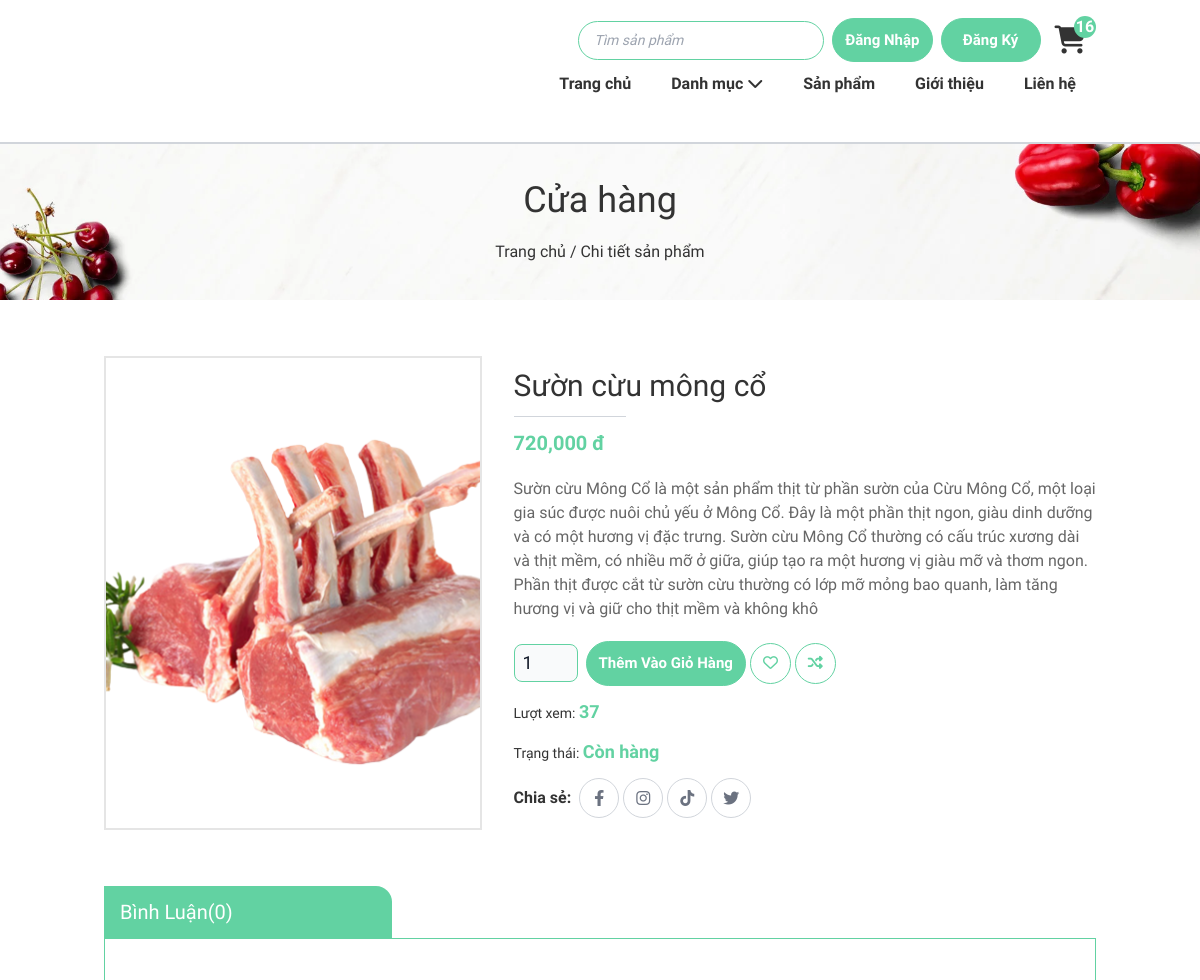
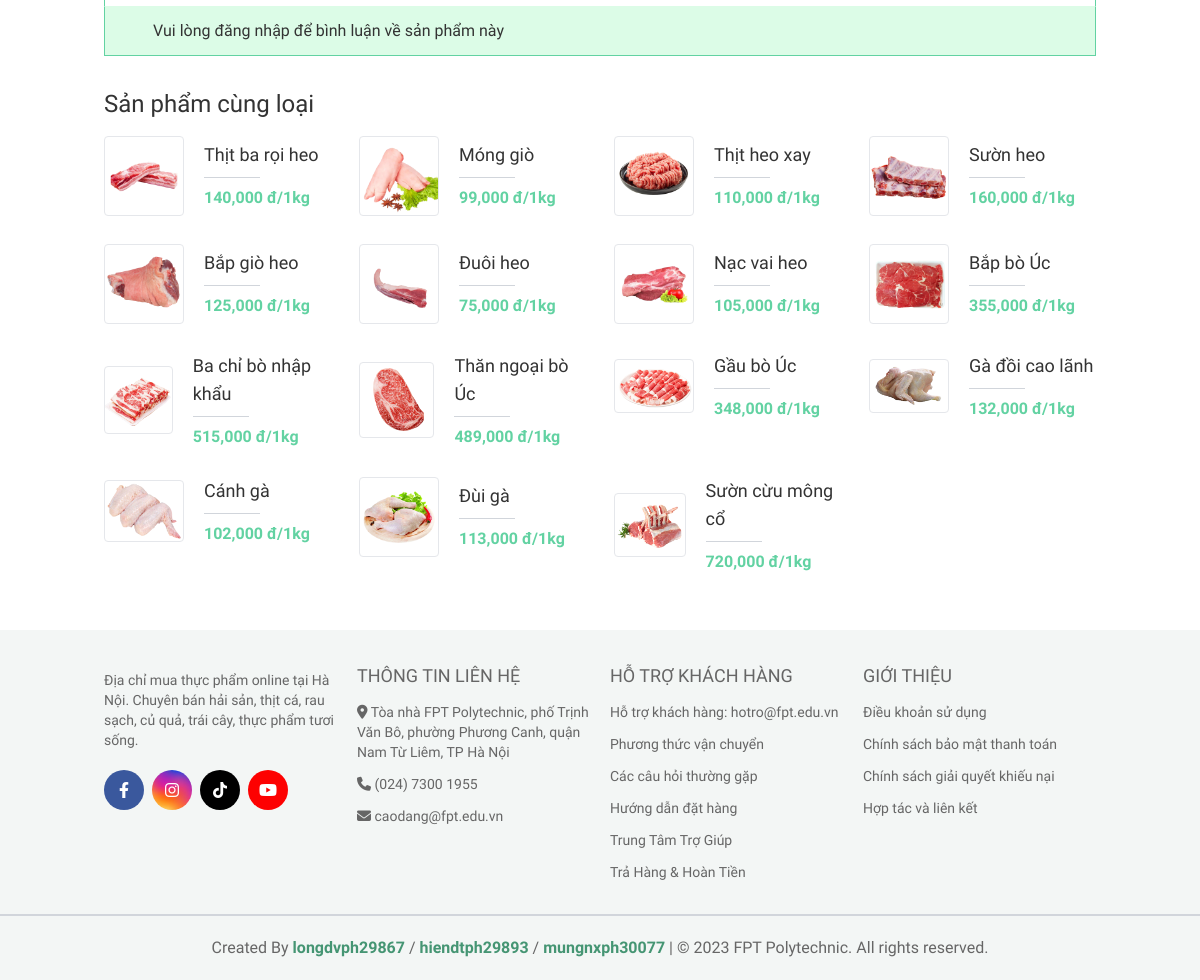
The app's page /site/hang-hoa/chi-tiet.php?ma_hh=15 with its own data (2 pictures, top to bottom).
### tables this page shows
CREATE TABLE `hang_hoa` (
  `ma_hh` int(11) NOT NULL COMMENT 'mã hàng hoá',
  `ten_hh` varchar(50) NOT NULL COMMENT 'tên hàng hoá',
  `don_gia` double(10,2) NOT NULL COMMENT 'đơn giá',
  `giam_gia` double(10,2) DEFAULT 0.00 COMMENT 'mức giảm giá',
  `hinh` varchar(50) NOT NULL COMMENT 'hình ảnh',
  `ngay_nhap` date DEFAULT NULL COMMENT 'ngày nhập hàng',
  `mo_ta` text NOT NULL COMMENT 'mô tả hàng hoá',
  `dac_biet` tinyint(1) NOT NULL COMMENT 'tràng thái đặc biệt',
  `so_luot_xem` int(11) NOT NULL DEFAULT 0 COMMENT 'số lượt xem',
  `ma_loai` int(10) NOT NULL COMMENT 'mã loại'
);

### site/hang-hoa/chi-tiet.php (called while the page is built, shortened)
<?php
    require '../../global.php';
    require '../../dao/pdo.php';
    require '../../dao/binhLuan.php';
    require '../../dao/hanghoa.php';
    extract($_REQUEST);
    $hang_hoa = hanghoa_select_by_id($ma_hh);
    $hh_cung_loai = hang_hoa_select_loai($hang_hoa["ma_loai"]);
    $binh_luan_list = binhLuan_select_by_hh_ngay_giam($ma_hh);
    require '../layout.php';
?>

### global.php (called while the page is built, shortened)
<?php
    $url="/food_market_10-diem";
    $url_content="$url/content";
    $url_site="$url/site";
?>

### dao/pdo.php (called while the page is built, shortened)
<?php
function pdo_get_connection(){
    $hostname='localhost';
    $dbname='xsshop';
    $username = 'root';
    $password = '';
    try{
        $connect = new PDO("mysql:host=$hostname;dbname=$dbname", $username, $password);
        $connect->setAttribute(PDO::ATTR_ERRMODE, PDO::ERRMODE_EXCEPTION);
        return $connect;
    }catch(PDOException $e){
        $e->getMessage();
    }
}
function pdo_query($sql){
    $sql_args = array_slice(func_get_args(), 1);
    try{
        $connect = pdo_get_connection();
        $stmt = $connect->prepare($sql);
        $stmt->execute($sql_args);
        $rows = $stmt->fetchAll();
        return $rows;
    }
    catch(PDOException $e){
        throw $e;
    }
    finally{
        unset($connect);
    }
}
function pdo_query_one($sql){
    $sql_args = array_slice(func_get_args(), 1);
    try{
        $connect = pdo_get_connection();
        $stmt = $connect->prepare($sql);
        $stmt->execute($sql_args);
        $row = $stmt->fetch(PDO::FETCH_ASSOC);
        return $row;
    }
    catch(PDOException $e){
        throw $e;
    }
    finally{
        unset($connect);
    }
}
?>

### dao/hanghoa.php (called while the page is built, shortened)
<?php
    function hanghoa_select_by_id($ma_hh){
        $sql = "SELECT * FROM hang_hoa WHERE ma_hh=?";
        return pdo_query_one($sql, $ma_hh);
    }
    function hang_hoa_select_loai($ma_loai){
        $sql="SELECT * FROM hang_hoa WHERE ma_loai = ?";
        return pdo_query($sql, $ma_loai);
    }
?>

### dao/binhLuan.php (called while the page is built, shortened)
<?php
function binhLuan_select_by_hh_ngay_giam($ma_hh){
    $sql="SELECT binh_luan.*, khach_hang.ho_ten, khach_hang.hinh FROM binh_luan JOIN khach_hang on khach_hang.ma_kh = binh_luan.ma_kh WHERE binh_luan.ma_hh = ? ORDER BY ngay_bl DESC";
    return pdo_query($sql,$ma_hh);
}
?>

### site/hang-hoa/chi-tiet-ui.php (the view, shortened to what this page needs)
<section class="mt-[178px] md:mt-[130px] lg:mt-[142px] flex items-center justify-center
    bg-[url('<?= $url_content ?>/image-layout/breadcrumb-banner.webp')]
    bg-cover
    border-t-2
    border-gray-300
    ">
    <div class="text-center py-9">
        <h2 class="pb-5 font-['Berkshire_Swash'] text-4xl">Cửa hàng</h2>
        <p>Trang chủ / Chi tiết sản phẩm</p>
    </div>
</section>
<section class="detail py-14">
    <div class="container mx-auto">
        <div class="grid grid-cols-1 gap-8 min-h-[400px] lg:grid-cols-5">
            <div class="col-span-1 lg:col-span-2 border-2 border-[#e5e5e5] max-w-[500px] w-full mx-auto bg-white">
                <img class="w-full h-full object-cover" src="<?php echo "$url_content/images/image_products/$hang_hoa[hinh]" ?>" alt="">
            </div>
            <div class="col-span-1 lg:col-span-3 py-3">
                <h3 class="text-3xl hover:text-[#62d2a2]">
                    <?= $hang_hoa['ten_hh'] ?>
                </h3>
                <div class="w-28 h-[1px] bg-gray-300 my-3 duration-300"></div>
                <p class="text-[#62d2a2] text-xl font-bold"><?php echo number_format($hang_hoa['don_gia']) ?> đ</p>
                <p class="py-5 text-[#666]">
                    <?= $hang_hoa['mo_ta'] ?>
                </p>
                <div class="flex items-center flex-col sm:flex-row">
                    <form class="flex items-center flex-col sm:flex-row sm:space-x-2 space-y-2 sm:space-y-0">
                        <input type="number" name="" id="" value="1" min="1" max="100" class="
                            bg-gray-50
                            border
                            border-[#62d2a2]
                            text-gray-900
                            text-lg
                            rounded-lg
                            outline-none
                            block
                            w-16
                            px-2
                            py-1
                            ">
                        <button class="btn1">Thêm vào giỏ hàng</button>
                    </form>
                    <div class="sm:ml-1 mt-2 sm:mt-0">
                        <button class="btn2" style="min-width: 0; padding: 8px 12px;">
                            <i class="fa-regular fa-heart"></i>
                        </button>
                        <button class="btn2" style="min-width: 0; padding: 8px 12px;">
                            <i class="fa-solid fa-shuffle"></i>
                        </button>
                    </div>
                </div>
                <h5 class="text-sm my-3">
                    Lượt xem: <span class="text-[#62d2a2] text-lg font-semibold"><?= $hang_hoa['so_luot_xem'] ?></span>
                </h5>
                <h5 class="text-sm my-3">
                    Trạng thái: <span class="text-[#62d2a2] text-lg font-semibold">Còn hàng</span>
                </h5>
                <div class="flex items-center space-x-2">
                    <h5 class="font-semibold"> Chia sẻ: </h5>
                    <div class="flex items-center space-x-1">
                        <a href="#" class="
                            flex w-10 h-10 items-center justify-center
                            border-gray-300 rounded-full text-gray-500
                            hover:bg-[#62d2a2] hover:text-white
                            hover:border-[#62d2a2]
                            duration-300
                            " style="border-width: 1px;">
                            <i class="fa-brands fa-facebook-f"></i>
                        </a>
                        <a href="#" class="
                            flex w-10 h-10 items-center justify-center
                            border-gray-300 rounded-full text-gray-500
                            hover:bg-[#62d2a2] hover:text-white
                            hover:border-[#62d2a2]
                            duration-300
                            " style="border-width: 1px;">
                            <i class="fa-brands fa-instagram"></i>
                        </a>
                        <a href="#" class="
                            flex w-10 h-10 items-center justify-center
                            border-gray-300 rounded-full text-gray-500
                            hover:bg-[#62d2a2] hover:text-white
                            hover:border-[#62d2a2]
                            duration-300
                            " style="border-width: 1px;">
                            <i class="fa-brands fa-tiktok"></i>
                        </a>
                        <a href="#" class="
                            flex w-10 h-10 items-center justify-center
                            border-gray-300 rounded-full text-gray-500
                            hover:bg-[#62d2a2] hover:text-white
                            hover:border-[#62d2a2]
                            duration-300
                            " style="border-width: 1px;">
                            <i class="fa-brands fa-twitter"></i>
                        </a>
                    </div>
                </div>
            </div>
        </div>
    </div>
</section>
<section class="comment">
    <div class="container mx-auto">
        <div class="relative">
            <h3 class="w-72 text-white text-xl bg-[#62d2a2] px-4 py-3 rounded-tr-2xl">Bình Luận(<?= count($binh_luan_list) ?>)</h3>
            <div class="absolute bottom-0 left-0 w-full px-12 py-3  bg-green-100 border-[#62d2a2] border-t-transparent" style="border-width: 1px;">
                <?php
                if (isset($_SESSION['user'])) {
                ?>
                    <form action="chi-tiet.php?ma_hh=<?= $hang_hoa['ma_hh'] ?>" method="post" class="w-full flex">
                        <input required type="text" name="noi_dung" id="username" placeholder="Nhập bình luận" class="w-full text-[#666] border-gray-300 bg-[#f7f7f7] text-base px-2 py-2 outline-none focus:border-[#62d2a2] mt-1 focus:bg-white rounded" style="border-width: 1px;">
                        <button name="btn_binh_luan" class="btn1 ml-2">
                            <i class="fa-solid fa-paper-plane"></i>
                        </button>
                    </form>
                <?php
                } else {
                ?>
                    <h3 class="font-medium">Vui lòng đăng nhập để bình luận về sản phẩm này</h3>
                <?php
                }
                ?>
            </div>
        </div>
    </div>
</section>
<section class="mt-8">
    <div class="container mx-auto">
        <h3 class="text-2xl font-['Berkshire_Swash'] mb-4">Sản phẩm cùng loại</h3>
        <ul class="grid gap-7 lg:grid-cols-4 md:grid-cols-3 sm:grid-cols-2 grid-cols-1">
            <?php
            foreach ($hh_cung_loai as $item) {
                $link = $url_site . "/hang-hoa/chi-tiet.php?ma_hh=" . $item['ma_hh'];
            ?>
                <a href="<?= $link ?>">
                    <li class="flex items-center">
                        <div class="w-20 border-gray-200 rounded overflow-hidden" style="border-width: 1px;">
                            <img src="<?php echo "$url_content/images/image_products/$item[hinh]" ?>" alt="">
                        </div>
                        <div class="pl-5">
                            <h4 class="text-lg"><?= $item['ten_hh'] ?></h4>
                            <div class="w-14 h-[1px] bg-gray-300 my-2"></div>
                            <p class="text-[#62d2a2] font-bold "><?= number_format($item['don_gia']) ?> đ/1kg</p>
                        </div>
                    </li>
                </a>
            <?php
            }
            ?>
        </ul>
    </div>
</section>

### content/style/style.css (style rules this page uses)
:root { --primary-color: #62d2a2; }
body { color: #333333; }
.container { padding: 0 16px; }
.btn1 { color: #fff; font-size: 15px; padding: 10px 12px; border-radius: 30px; background-color: var(--primary-color); text-transform: capitalize; min-width: 100px; font-weight: 600; border: 1px solid var(--primary-color); transition: all .3s; }
.btn2 { color: var(--primary-color); font-size: 15px; padding: 6px 12px; border-radius: 30px; background-color: #fff; text-transform: capitalize; min-width: 100px; font-weight: 600; border: 1px solid var(--primary-color); transition: all .3s; }

### content/style/categorys.css (style rules this page uses)
:root { --primary-color: #62d2a2; }

### content/style/topproducts.css (style rules this page uses)
:root { --primary-color: #62d2a2; }

### records on screen
hang_hoa: hinh (picture), ten_hh "Sườn cừu mông cổ", don_gia "720,000", mo_ta "Sườn cừu Mông Cổ là một sản phẩm thịt từ phần sườn của Cừu Mông Cổ, một loại gia súc được nuôi chủ yếu ở Mông Cổ. Đây là một phần thịt ngon, giàu dinh dưỡng và có một hương vị đặc trưng. Sườn cừu Mông Cổ thường có cấu trúc xương dài và thịt mềm, có nhiều mỡ ở giữa, giúp tạo ra một hương vị giàu mỡ và thơm ngon. Phần thịt được cắt từ sườn cừu thường có lớp mỡ mỏng bao quanh, làm tăng hương vị và giữ cho thịt mềm và không khô", so_luot_xem "37"
hang_hoa: hinh (picture), ten_hh "Thịt ba rọi heo", don_gia "140,000"
hang_hoa: hinh (picture), ten_hh "Móng giò", don_gia "99,000"
hang_hoa: hinh (picture), ten_hh "Thịt heo xay", don_gia "110,000"
hang_hoa: hinh (picture), ten_hh "Sườn heo", don_gia "160,000"
hang_hoa: hinh (picture), ten_hh "Bắp giò heo", don_gia "125,000"
hang_hoa: hinh (picture), ten_hh "Đuôi heo", don_gia "75,000"
hang_hoa: hinh (picture), ten_hh "Nạc vai heo", don_gia "105,000"
hang_hoa: hinh (picture), ten_hh "Bắp bò Úc", don_gia "355,000"
hang_hoa: hinh (picture), ten_hh "Ba chỉ bò nhập khẩu", don_gia "515,000"
hang_hoa: hinh (picture), ten_hh "Thăn ngoại bò Úc", don_gia "489,000"
hang_hoa: hinh (picture), ten_hh "Gầu bò Úc", don_gia "348,000"
hang_hoa: hinh (picture), ten_hh "Gà đồi cao lãnh", don_gia "132,000"
hang_hoa: hinh (picture), ten_hh "Cánh gà", don_gia "102,000"
hang_hoa: hinh (picture), ten_hh "Đùi gà", don_gia "113,000"

### other values on screen
count($binh_luan_list) "0"
